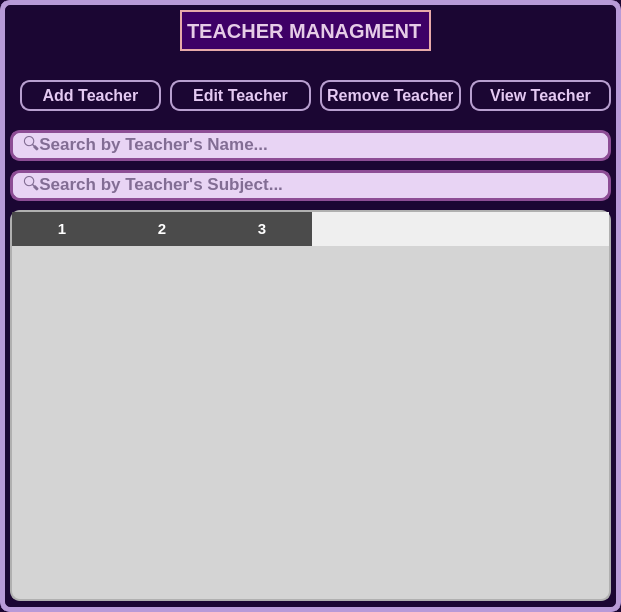
<?xml version="1.0" encoding="UTF-8"?>
<ui version="4.0">
 <class>TeacherManagement</class>
 <widget class="QDialog" name="TeacherManagement">
  <property name="geometry">
   <rect>
    <x>0</x>
    <y>0</y>
    <width>621</width>
    <height>612</height>
   </rect>
  </property>
  <property name="windowTitle">
   <string>Manage Teachers</string>
  </property>
  <property name="styleSheet">
   <string notr="true">QDialog#TeacherManagement {
        background-color:#1B0633;
border:5px solid #B89AD8;
        border-radius: 10%;
}</string>
  </property>
  <widget class="QTableWidget" name="teacherTable">
   <property name="geometry">
    <rect>
     <x>10</x>
     <y>210</y>
     <width>601</width>
     <height>391</height>
    </rect>
   </property>
   <property name="styleSheet">
    <string notr="true">QTableWidget#teacherTable {
      border: 1.5px solid #b0b0b0;  /* Softer grey border */
    border-radius: 10px;
    background-color: #d4d4d4;    /* Lighter table background */
    font-family: 'Segoe UI', sans-serif;
    font-size: 11pt;
    color: #1f1f1f;
    gridline-color: #bcbcbc;      /* Mid grey grid lines */
    alternate-background-color: #e2e2e2;  /* Subtle row alternation */
    selection-background-color: #b0b0b0;  /* Visible selection */
    selection-color: #000000;
    font-weight: 500;
}

QHeaderView::section {
    background-color: #4b4b4b;    /* Darker grey header */
    color: #ffffff;               /* Light font for contrast */
    font-weight: bold;
    font-size: 11pt;
    padding: 6px;
    border: none;
    font-family: 'Segoe UI', sans-serif;
}

QTableWidget QTableCornerButton::section {
   background-color: #8a8a8a;    /* Match header color */
    border: none;
}

QTableWidget::item {
      padding: 8px 10px;
    font-size: 10pt;
    color: #1f1f1f;
    background-color: transparent;
}

QTableWidget::item:selected {
    background-color: #b0b0b0;
    color: #000000;
}
</string>
   </property>
   <property name="columnCount">
    <number>3</number>
   </property>
   <property name="horizontalHeaderLabels" stdset="0">
    <stringlist>
     <string>ID</string>
     <string>Name</string>
     <string>Subject</string>
    </stringlist>
   </property>
   <column/>
   <column/>
   <column/>
  </widget>
  <widget class="QLineEdit" name="subjectLineEdit">
   <property name="geometry">
    <rect>
     <x>10</x>
     <y>170</y>
     <width>601</width>
     <height>31</height>
    </rect>
   </property>
   <property name="styleSheet">
    <string notr="true">QLineEdit#subjectLineEdit {
    color:#1B0633;
    border: 3px solid #8d4d95;
    border-radius: 10px;
        font-size: 17px;
font-weight: 570;
padding: 0px 8px 0px 8px;
background-color: #E8D4F4 ;

}
</string>
   </property>
   <property name="text">
    <string/>
   </property>
   <property name="placeholderText">
    <string>🔍Search by Teacher's Subject...</string>
   </property>
  </widget>
  <widget class="QLineEdit" name="nameLineEdit">
   <property name="geometry">
    <rect>
     <x>10</x>
     <y>130</y>
     <width>601</width>
     <height>31</height>
    </rect>
   </property>
   <property name="styleSheet">
    <string notr="true">QLineEdit#nameLineEdit {
     color:#1B0633;
    border: 3px solid #8d4d95;
    border-radius: 10px;
        font-size: 17px;
font-weight: 570;
padding: 0px 8px 0px 8px;
background-color: #E8D4F4 ;
}
</string>
   </property>
   <property name="text">
    <string/>
   </property>
   <property name="placeholderText">
    <string>🔍Search by Teacher's Name...</string>
   </property>
  </widget>
  <widget class="QPushButton" name="editTeacherButton">
   <property name="geometry">
    <rect>
     <x>170</x>
     <y>80</y>
     <width>141</width>
     <height>31</height>
    </rect>
   </property>
   <property name="styleSheet">
    <string notr="true">QPushButton#editTeacherButton {
   border: 1.5px solid #B89FD0;
    border-radius: 10px;
    padding: 6px;
    font-size: 16px;
background: qlineargradient(x1:0, y1:0, x2:1, y2:1,
                            stop:0 rgb(95, 2, 95),
                            stop:1 rgb(216, 181, 221));
color:#e4c9f2;
font-weight:700;
}

QPushButton#editTeacherButton:hover {

   background-color: #69166f;
}

</string>
   </property>
   <property name="text">
    <string>Edit Teacher</string>
   </property>
  </widget>
  <widget class="QPushButton" name="viewTeacherButton">
   <property name="enabled">
    <bool>true</bool>
   </property>
   <property name="geometry">
    <rect>
     <x>470</x>
     <y>80</y>
     <width>141</width>
     <height>31</height>
    </rect>
   </property>
   <property name="styleSheet">
    <string notr="true">QPushButton#viewTeacherButton {
     border: 1.5px solid #B89FD0;
    border-radius: 10px;
    padding: 6px;
    font-size: 16px;
background: qlineargradient(x1:0, y1:0, x2:1, y2:1,
                            stop:0 rgb(95, 2, 95),
                            stop:1 rgb(216, 181, 221));
color:#e4c9f2;
font-weight:700;
}

QPushButton#viewTeacherButton:hover {

   background-color: #69166f;
}

</string>
   </property>
   <property name="text">
    <string>View Teacher</string>
   </property>
  </widget>
  <widget class="QPushButton" name="removeTeacherButton">
   <property name="geometry">
    <rect>
     <x>320</x>
     <y>80</y>
     <width>141</width>
     <height>31</height>
    </rect>
   </property>
   <property name="styleSheet">
    <string notr="true">QPushButton#removeTeacherButton {
  border: 1.5px solid #B89FD0;
    border-radius: 10px;
    padding: 6px;
    font-size: 16px;
background: qlineargradient(x1:0, y1:0, x2:1, y2:1,
                            stop:0 rgb(95, 2, 95),
                            stop:1 rgb(216, 181, 221));
color:#e4c9f2;
font-weight:700;
}

QPushButton#removeTeacherButton:hover {


   background-color: #69166f;
}

</string>
   </property>
   <property name="text">
    <string>Remove Teacher</string>
   </property>
  </widget>
  <widget class="QPushButton" name="addTeacherButton">
   <property name="geometry">
    <rect>
     <x>20</x>
     <y>80</y>
     <width>141</width>
     <height>31</height>
    </rect>
   </property>
   <property name="styleSheet">
    <string notr="true">QPushButton#addTeacherButton {
    border: 1.5px solid #B89FD0;
    border-radius: 10px;
    padding: 6px;
    font-size: 16px;
background: qlineargradient(x1:0, y1:0, x2:1, y2:1,
                            stop:0 rgb(95, 2, 95),
                            stop:1 rgb(216, 181, 221));
color:#e4c9f2;
font-weight:700;
}

QPushButton#addTeacherButton:hover {

   background-color: #69166f;
}

</string>
   </property>
   <property name="text">
    <string>Add Teacher</string>
   </property>
  </widget>
  <widget class="QLabel" name="label">
   <property name="geometry">
    <rect>
     <x>180</x>
     <y>10</y>
     <width>251</width>
     <height>41</height>
    </rect>
   </property>
   <property name="styleSheet">
    <string notr="true">QLabel#label {
  background-color: #3E0066;
  color: #E6CCE7;
  border: 2px solid #E7A9A9;
  font-weight: bold;
  font-size: 20px;
  text-align: center;

}</string>
   </property>
   <property name="text">
    <string>TEACHER MANAGMENT</string>
   </property>
  </widget>
 </widget>
 <resources/>
 <connections/>
</ui>
